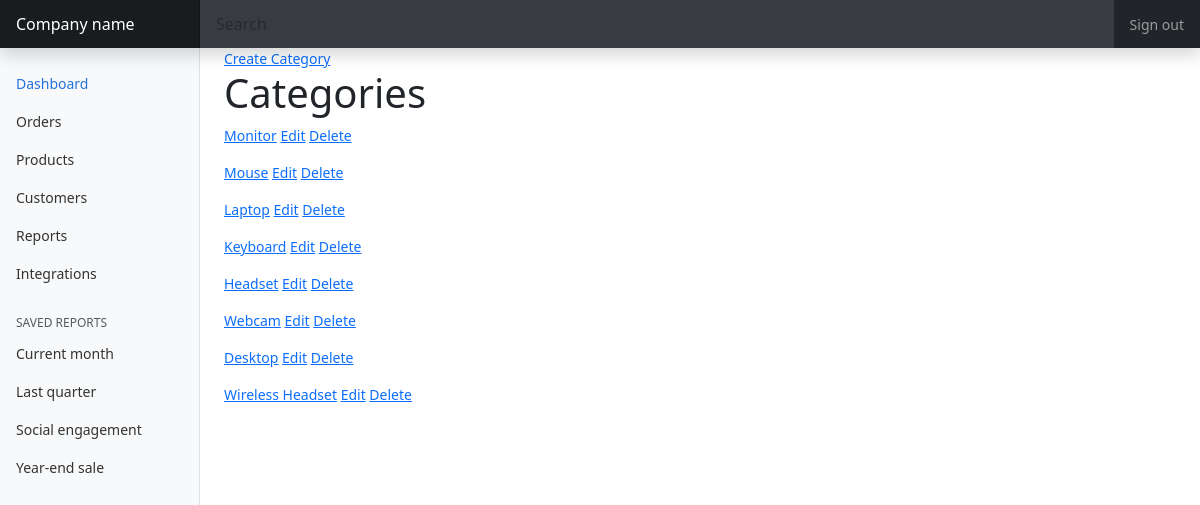
Page /categories/ on the committed database.
### inventory/models.py (models this page shows, shortened)
class Category(models.Model):
    name = models.CharField(max_length=255)
    parent = models.ForeignKey('self', related_name='parent_cat', null=True, blank=True, on_delete=models.SET_NULL)
    class Meta:
        verbose_name_plural = "Categories"

### inventory/views/category.py (the view)
# urls.py: path('categories/', category.category_list, name="category_list"),
def category_list(request):
    categories = Category.objects.all()
    title = 'Categories'
    context = {'categories': categories, 'title': title}
    return render(request, 'inventory/category/categories.html', context)

### inventory/templates/inventory/category/categories.html
{% extends 'main.html' %}
{% block content %}
<a href="{% url 'create_category' %}">Create Category</a>
<h1>{{ title }}</h1>
{% for category in categories %}
<p><a href="{% url 'view_category' category.id %}">{{ category.name }}</a> <a href="{% url 'edit_category' category.id %}">Edit</a> <a href="{% url 'delete_category' category.id %}">Delete</a></p>
{% endfor %}
{% endblock content %}

### inventory/static/inventory/style.css (style rules this page uses)
body { font-size: .875rem; }

### rows in the picture
Category: name "Monitor"
Category: name "Mouse"
Category: name "Laptop"
Category: name "Keyboard"
Category: name "Headset"
Category: name "Webcam"
Category: name "Desktop"
Category: name "Wireless Headset"

### other values in the picture
{{ title }} "Categories"
